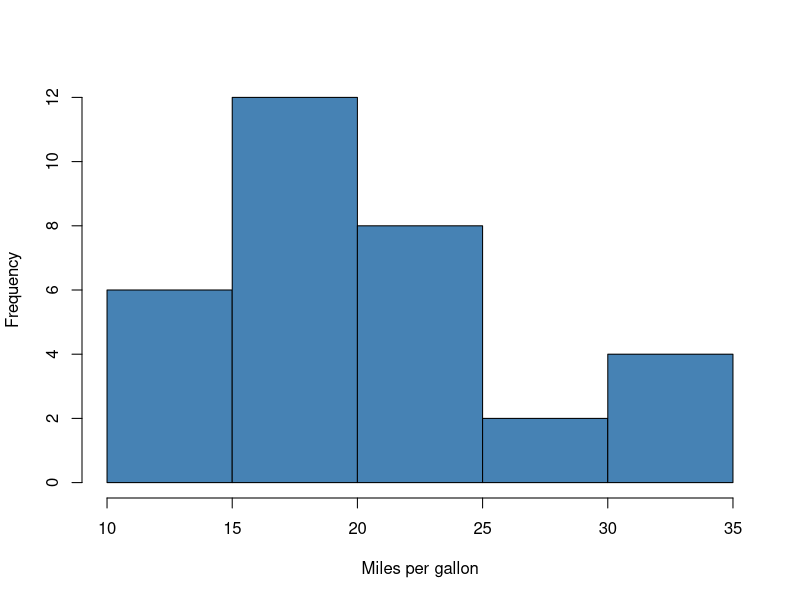
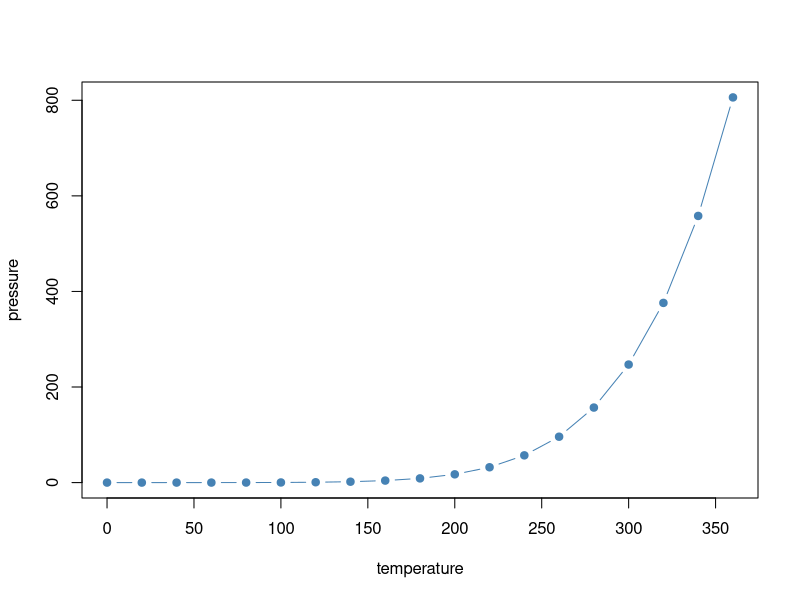

Write R code to recreate these figures, in order.
## ---- chunk 1
#| label: tabset-summary

summary(mtcars$mpg)
## ---- chunk 2
#| label: tabset-plot
#| fig-height: 4

hist(mtcars$mpg, main = NULL, xlab = "Miles per gallon", col = "steelblue")
## ---- chunk 3
#| label: tabset-by-cyl

aggregate(mpg ~ cyl, data = mtcars, FUN = mean)
## ---- chunk 4
#| label: fig-pressure
#| fig-cap: "Vapor pressure of mercury as a function of temperature."
#| code-fold: true

plot(pressure, type = "b", pch = 19, col = "steelblue")
## ---- chunk 5
#| label: tbl-cars
#| tbl-cap: "The first rows of the `mtcars` data."

knitr::kable(head(mtcars[, 1:6]))
